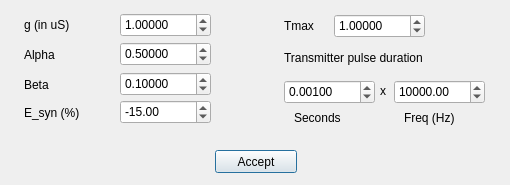
<?xml version="1.0" encoding="UTF-8"?>
<ui version="4.0">
 <class>SM_GUI_Destexhe_et_al_1994</class>
 <widget class="QDialog" name="SM_GUI_Destexhe_et_al_1994">
  <property name="windowModality">
   <enum>Qt::ApplicationModal</enum>
  </property>
  <property name="geometry">
   <rect>
    <x>0</x>
    <y>0</y>
    <width>510</width>
    <height>185</height>
   </rect>
  </property>
  <property name="windowTitle">
   <string>Destexhe_et_al_1994 synapse parameters</string>
  </property>
  <widget class="QPushButton" name="pushButton_accept">
   <property name="geometry">
    <rect>
     <x>215</x>
     <y>150</y>
     <width>82</width>
     <height>23</height>
    </rect>
   </property>
   <property name="text">
    <string>Accept</string>
   </property>
  </widget>
  <widget class="QLabel" name="label">
   <property name="geometry">
    <rect>
     <x>24</x>
     <y>47</y>
     <width>61</width>
     <height>15</height>
    </rect>
   </property>
   <property name="text">
    <string>Alpha</string>
   </property>
  </widget>
  <widget class="QLabel" name="label_2">
   <property name="geometry">
    <rect>
     <x>24</x>
     <y>77</y>
     <width>61</width>
     <height>15</height>
    </rect>
   </property>
   <property name="text">
    <string>Beta</string>
   </property>
  </widget>
  <widget class="QLabel" name="label_3">
   <property name="geometry">
    <rect>
     <x>24</x>
     <y>105</y>
     <width>101</width>
     <height>16</height>
    </rect>
   </property>
   <property name="text">
    <string>E_syn (%)</string>
   </property>
  </widget>
  <widget class="QLabel" name="label_4">
   <property name="geometry">
    <rect>
     <x>24</x>
     <y>17</y>
     <width>111</width>
     <height>16</height>
    </rect>
   </property>
   <property name="text">
    <string>g (in uS)</string>
   </property>
  </widget>
  <widget class="QLabel" name="label_5">
   <property name="geometry">
    <rect>
     <x>284</x>
     <y>18</y>
     <width>61</width>
     <height>15</height>
    </rect>
   </property>
   <property name="text">
    <string>Tmax</string>
   </property>
  </widget>
  <widget class="QLabel" name="label_6">
   <property name="geometry">
    <rect>
     <x>284</x>
     <y>50</y>
     <width>181</width>
     <height>16</height>
    </rect>
   </property>
   <property name="text">
    <string>Transmitter pulse duration</string>
   </property>
  </widget>
  <widget class="QDoubleSpinBox" name="doubleSpinBox_g">
   <property name="geometry">
    <rect>
     <x>120</x>
     <y>13</y>
     <width>91</width>
     <height>24</height>
    </rect>
   </property>
   <property name="decimals">
    <number>5</number>
   </property>
   <property name="minimum">
    <double>-9999.000000000000000</double>
   </property>
   <property name="maximum">
    <double>9999.989999999999782</double>
   </property>
   <property name="singleStep">
    <double>0.100000000000000</double>
   </property>
   <property name="value">
    <double>1.000000000000000</double>
   </property>
  </widget>
  <widget class="QDoubleSpinBox" name="doubleSpinBox_alpha">
   <property name="geometry">
    <rect>
     <x>120</x>
     <y>42</y>
     <width>91</width>
     <height>24</height>
    </rect>
   </property>
   <property name="decimals">
    <number>5</number>
   </property>
   <property name="minimum">
    <double>-9999.000000000000000</double>
   </property>
   <property name="maximum">
    <double>9999.989999999999782</double>
   </property>
   <property name="singleStep">
    <double>0.100000000000000</double>
   </property>
   <property name="value">
    <double>0.500000000000000</double>
   </property>
  </widget>
  <widget class="QDoubleSpinBox" name="doubleSpinBox_beta">
   <property name="geometry">
    <rect>
     <x>120</x>
     <y>72</y>
     <width>91</width>
     <height>24</height>
    </rect>
   </property>
   <property name="decimals">
    <number>5</number>
   </property>
   <property name="minimum">
    <double>-9999.000000000000000</double>
   </property>
   <property name="maximum">
    <double>9999.989999999999782</double>
   </property>
   <property name="singleStep">
    <double>0.100000000000000</double>
   </property>
   <property name="value">
    <double>0.100000000000000</double>
   </property>
  </widget>
  <widget class="QDoubleSpinBox" name="doubleSpinBox_esyn">
   <property name="geometry">
    <rect>
     <x>120</x>
     <y>100</y>
     <width>91</width>
     <height>24</height>
    </rect>
   </property>
   <property name="decimals">
    <number>2</number>
   </property>
   <property name="minimum">
    <double>-9999.000000000000000</double>
   </property>
   <property name="maximum">
    <double>9999.989999999999782</double>
   </property>
   <property name="singleStep">
    <double>0.100000000000000</double>
   </property>
   <property name="value">
    <double>-15.000000000000000</double>
   </property>
  </widget>
  <widget class="QDoubleSpinBox" name="doubleSpinBox_tmax">
   <property name="geometry">
    <rect>
     <x>334</x>
     <y>14</y>
     <width>91</width>
     <height>24</height>
    </rect>
   </property>
   <property name="decimals">
    <number>5</number>
   </property>
   <property name="minimum">
    <double>-9999.000000000000000</double>
   </property>
   <property name="maximum">
    <double>9999.989999999999782</double>
   </property>
   <property name="singleStep">
    <double>0.100000000000000</double>
   </property>
   <property name="value">
    <double>1.000000000000000</double>
   </property>
  </widget>
  <widget class="QDoubleSpinBox" name="doubleSpinBox_pulse_duration">
   <property name="geometry">
    <rect>
     <x>284</x>
     <y>80</y>
     <width>91</width>
     <height>24</height>
    </rect>
   </property>
   <property name="decimals">
    <number>5</number>
   </property>
   <property name="minimum">
    <double>-9999.000000000000000</double>
   </property>
   <property name="maximum">
    <double>9999.989999999999782</double>
   </property>
   <property name="singleStep">
    <double>0.100000000000000</double>
   </property>
   <property name="value">
    <double>0.001000000000000</double>
   </property>
  </widget>
  <widget class="QDoubleSpinBox" name="doubleSpinBox_freq">
   <property name="geometry">
    <rect>
     <x>394</x>
     <y>80</y>
     <width>91</width>
     <height>24</height>
    </rect>
   </property>
   <property name="decimals">
    <number>2</number>
   </property>
   <property name="minimum">
    <double>0.000000000000000</double>
   </property>
   <property name="maximum">
    <double>999999.989999999990687</double>
   </property>
   <property name="singleStep">
    <double>10.000000000000000</double>
   </property>
   <property name="value">
    <double>10000.000000000000000</double>
   </property>
  </widget>
  <widget class="QLabel" name="label_7">
   <property name="geometry">
    <rect>
     <x>294</x>
     <y>110</y>
     <width>61</width>
     <height>15</height>
    </rect>
   </property>
   <property name="text">
    <string>Seconds</string>
   </property>
  </widget>
  <widget class="QLabel" name="label_8">
   <property name="geometry">
    <rect>
     <x>404</x>
     <y>110</y>
     <width>131</width>
     <height>16</height>
    </rect>
   </property>
   <property name="text">
    <string>Freq (Hz)</string>
   </property>
  </widget>
  <widget class="QLabel" name="label_9">
   <property name="geometry">
    <rect>
     <x>380</x>
     <y>83</y>
     <width>16</width>
     <height>16</height>
    </rect>
   </property>
   <property name="text">
    <string>x</string>
   </property>
  </widget>
 </widget>
 <resources/>
 <connections/>
</ui>
